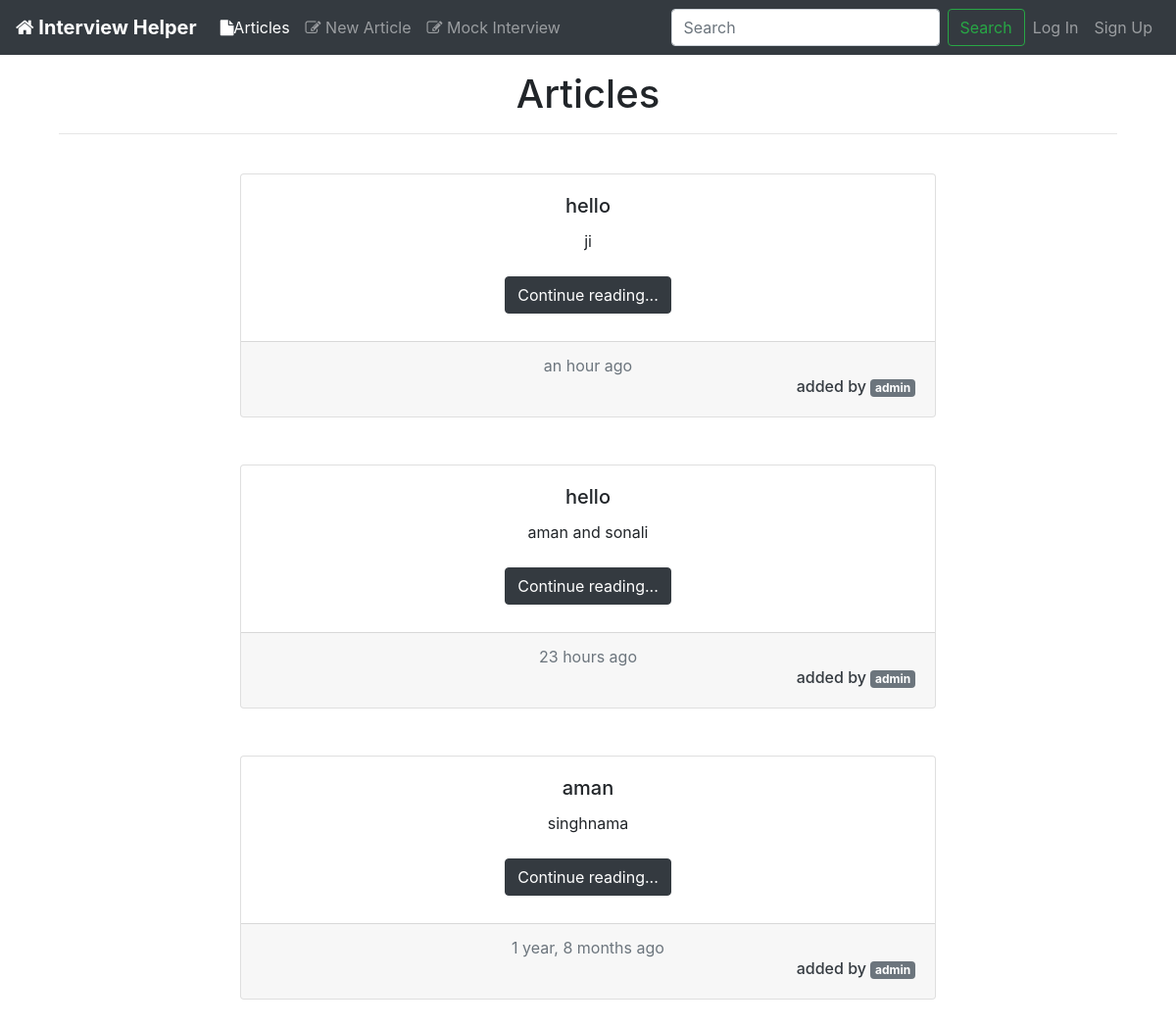
The page / on the database its author committed.
### articles/models.py (models this page shows, shortened)
class Article(models.Model):
    title = models.CharField(max_length=100)
    slug = models.SlugField()
    text = models.TextField()
    date = models.DateTimeField(auto_now_add=True)
    author = models.ForeignKey(CustomUser,on_delete=models.CASCADE,default=None)

### accounts/models.py (models this page shows, shortened)
class CustomUser(AbstractUser):
    username = None
    email = models.EmailField(_('email adress'), unique=True)
    USERNAME_FIELD = 'email'
    name = models.CharField(max_length=255)
    is_active = models.BooleanField(default=True)
    REQUIRED_FIELDS = []
    objects = CustomUserManager()

### firstdev/views.py (the view)
# urls.py: url(r'^$', views.home, name="home"),
def home(request, nouse=0):
    articles = Article.objects.all().order_by('date')
    articles = articles.reverse()
    return render(request, 'articles/article_list.html', {'articles':articles})

### templates/articles/article_list.html
{% extends 'base_layout.html'%}
{% load humanize %}
{% load static%}
{% block activelis %}active{% endblock%}
{% block content %}
<div class="container text-center tex-dark">
  <h1 >Articles</h1>
  <hr>
  <br>
  {% for article in articles %}
  <div class="row">
    <div class="col-lg"></div>
    <div class="col-lg-8">
      <div class="card text-center">
        <div class="card-body">
            <h5 class="card-title">{{article.title}}</h5>
            <div class="card-text preview" style="overflow:auto; height:100%; width:100%;">
              {{article.text|truncatechars_html:500|safe}}
            </div>
            <p class="card-text my-2"><a href="{% url 'articles:details' slug=article.slug%}" class="btn btn-dark">
              Continue reading...
            </a></p>
        </div>
        <div class="card-footer text-muted">
          {{article.date|naturaltime}}
          <a href="{% url 'accounts:profile' email=article.author.email %}">
          <h6 class="text-dark text-right">
            added by <span class="badge badge-secondary">{{article.author.name}}</span>
          </h6></a>
        </div>
      </div>
    </div>
    <div class="col-lg"></div>
  </div>
  <br><br>
  {% endfor %}
</div>
{% endblock %}

### static/css/custom.css (style rules this page uses)
a:link { text-decoration: none; }

### rows shown on the page
Article: title "hello", text "ji", date "an hour ago", author.name "admin"
Article: title "hello", text "aman and sonali", date "23 hours ago", author.name "admin"
Article: title "aman", text "singhnama", date "1 year, 8 months ago", author.name "admin"
